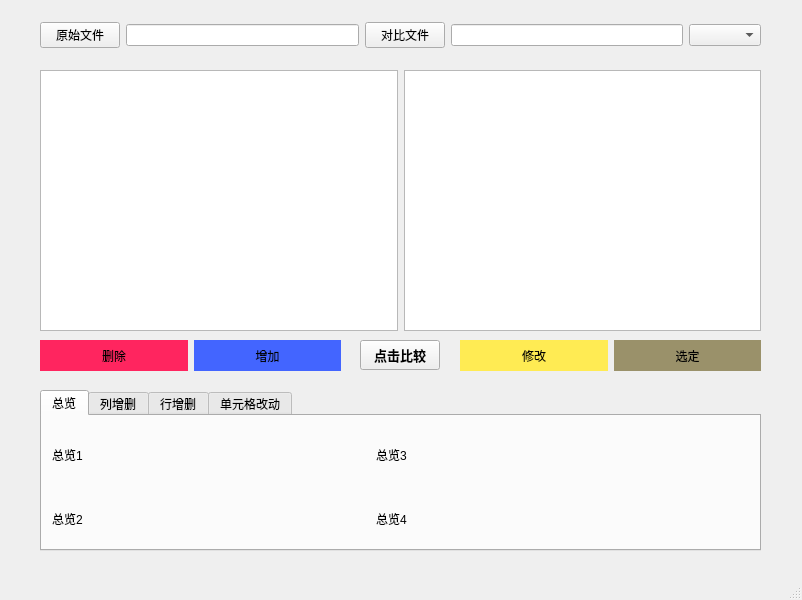
<?xml version="1.0" encoding="UTF-8"?>
<ui version="4.0">
    <class>MainWindow</class>
    <widget class="QMainWindow" name="MainWindow">
        <property name="geometry">
            <rect>
                <x>0</x>
                <y>0</y>
                <width>802</width>
                <height>600</height>
            </rect>
        </property>
        <property name="windowTitle">
            <string>MainWindow</string>
        </property>
        <widget class="QWidget" name="centralwidget">
            <widget class="QWidget" name="horizontalLayoutWidget_4">
                <property name="geometry">
                    <rect>
                        <x>40</x>
                        <y>0</y>
                        <width>721</width>
                        <height>71</height>
                    </rect>
                </property>
                <layout class="QHBoxLayout" name="horizontalLayout_4">
                    <item>
                        <widget class="QPushButton" name="pushButton">
                            <property name="font">
                                <font>
                                    <family>微软雅黑</family>
                                    <weight>50</weight>
                                    <bold>false</bold>
                                </font>
                            </property>
                            <property name="text">
                                <string>原始文件</string>
                            </property>
                        </widget>
                    </item>
                    <item>
                        <widget class="QLineEdit" name="lineEdit"/>
                    </item>
                    <item>
                        <widget class="QPushButton" name="pushButton_2">
                            <property name="font">
                                <font>
                                    <family>微软雅黑</family>
                                    <weight>50</weight>
                                    <bold>false</bold>
                                </font>
                            </property>
                            <property name="text">
                                <string>对比文件</string>
                            </property>
                        </widget>
                    </item>
                    <item>
                        <widget class="QLineEdit" name="lineEdit_2"/>
                    </item>
                    <item>
                        <widget class="QComboBox" name="comboBox"/>
                    </item>
                </layout>
            </widget>
            <widget class="QWidget" name="horizontalLayoutWidget">
                <property name="geometry">
                    <rect>
                        <x>40</x>
                        <y>70</y>
                        <width>721</width>
                        <height>261</height>
                    </rect>
                </property>
                <layout class="QHBoxLayout" name="horizontalLayout">
                    <item>
                        <widget class="QTableWidget" name="tableWidget"/>
                    </item>
                    <item>
                        <widget class="QTableWidget" name="tableWidget_2"/>
                    </item>
                </layout>
            </widget>
            <widget class="QPushButton" name="pushButton_3">
                <property name="geometry">
                    <rect>
                        <x>360</x>
                        <y>340</y>
                        <width>80</width>
                        <height>30</height>
                    </rect>
                </property>
                <property name="font">
                    <font>
                        <family>微软雅黑</family>
                        <pointsize>10</pointsize>
                        <weight>75</weight>
                        <bold>true</bold>
                    </font>
                </property>
                <property name="text">
                    <string>点击比较</string>
                </property>
            </widget>
            <widget class="QWidget" name="horizontalLayoutWidget_2">
                <property name="geometry">
                    <rect>
                        <x>40</x>
                        <y>340</y>
                        <width>301</width>
                        <height>31</height>
                    </rect>
                </property>
                <layout class="QHBoxLayout" name="horizontalLayout_3">
                    <item>
                        <widget class="QLabel" name="label_4">
                            <property name="styleSheet">
                                <string notr="true">font: 75 12pt &quot;微软雅黑&quot;;
                                    background-color: rgb(255, 37, 95);
                                </string>
                            </property>
                            <property name="text">
                                <string>删除</string>
                            </property>
                            <property name="alignment">
                                <set>Qt::AlignCenter</set>
                            </property>
                        </widget>
                    </item>
                    <item>
                        <widget class="QLabel" name="label_3">
                            <property name="styleSheet">
                                <string notr="true">font: 75 12pt &quot;微软雅黑&quot;;
                                    background-color: rgb(67, 101, 255);
                                </string>
                            </property>
                            <property name="text">
                                <string>增加</string>
                            </property>
                            <property name="alignment">
                                <set>Qt::AlignCenter</set>
                            </property>
                        </widget>
                    </item>
                </layout>
            </widget>
            <widget class="QWidget" name="horizontalLayoutWidget_3">
                <property name="geometry">
                    <rect>
                        <x>460</x>
                        <y>340</y>
                        <width>301</width>
                        <height>31</height>
                    </rect>
                </property>
                <layout class="QHBoxLayout" name="horizontalLayout_5">
                    <item>
                        <widget class="QLabel" name="label_5">
                            <property name="styleSheet">
                                <string notr="true">font: 75 12pt &quot;微软雅黑&quot;;

                                    background-color: rgb(255, 235, 83);
                                </string>
                            </property>
                            <property name="text">
                                <string>修改</string>
                            </property>
                            <property name="alignment">
                                <set>Qt::AlignCenter</set>
                            </property>
                        </widget>
                    </item>
                    <item>
                        <widget class="QLabel" name="label_6">
                            <property name="styleSheet">
                                <string notr="true">font: 75 12pt &quot;微软雅黑&quot;;
                                    background-color: rgb(154, 145, 106);
                                </string>
                            </property>
                            <property name="text">
                                <string>选定</string>
                            </property>
                            <property name="alignment">
                                <set>Qt::AlignCenter</set>
                            </property>
                        </widget>
                    </item>
                </layout>
            </widget>
            <widget class="QTabWidget" name="tabWidget">
                <property name="geometry">
                    <rect>
                        <x>40</x>
                        <y>390</y>
                        <width>721</width>
                        <height>161</height>
                    </rect>
                </property>
                <property name="currentIndex">
                    <number>0</number>
                </property>
                <widget class="QWidget" name="tab_4">
                    <attribute name="title">
                        <string>总览</string>
                    </attribute>
                    <widget class="QWidget" name="gridLayoutWidget">
                        <property name="geometry">
                            <rect>
                                <x>10</x>
                                <y>10</y>
                                <width>641</width>
                                <height>121</height>
                            </rect>
                        </property>
                        <layout class="QGridLayout" name="gridLayout">
                            <item row="1" column="0">
                                <widget class="QLabel" name="global_label">
                                    <property name="text">
                                        <string>总览1</string>
                                    </property>
                                </widget>
                            </item>
                            <item row="2" column="0">
                                <widget class="QLabel" name="global_label_2">
                                    <property name="text">
                                        <string>总览2</string>
                                    </property>
                                </widget>
                            </item>
                            <item row="1" column="1">
                                <widget class="QLabel" name="global_label_3">
                                    <property name="text">
                                        <string>总览3</string>
                                    </property>
                                </widget>
                            </item>
                            <item row="2" column="1">
                                <widget class="QLabel" name="global_label_4">
                                    <property name="text">
                                        <string>总览4</string>
                                    </property>
                                </widget>
                            </item>
                        </layout>
                    </widget>
                </widget>
                <widget class="QWidget" name="tab">
                    <attribute name="title">
                        <string>列增删</string>
                    </attribute>
                    <widget class="QTableWidget" name="tableWidget_4">
                        <property name="geometry">
                            <rect>
                                <x>0</x>
                                <y>-20</y>
                                <width>731</width>
                                <height>161</height>
                            </rect>
                        </property>
                    </widget>
                </widget>
                <widget class="QWidget" name="tab_2">
                    <attribute name="title">
                        <string>行增删</string>
                    </attribute>
                    <widget class="QTableWidget" name="tableWidget_5">
                        <property name="geometry">
                            <rect>
                                <x>0</x>
                                <y>-20</y>
                                <width>731</width>
                                <height>161</height>
                            </rect>
                        </property>
                    </widget>
                </widget>
                <widget class="QWidget" name="tab_3">
                    <attribute name="title">
                        <string>单元格改动</string>
                    </attribute>
                    <widget class="QTableWidget" name="tableWidget_6">
                        <property name="geometry">
                            <rect>
                                <x>0</x>
                                <y>-20</y>
                                <width>731</width>
                                <height>161</height>
                            </rect>
                        </property>
                    </widget>
                </widget>
            </widget>
        </widget>
        <widget class="QMenuBar" name="menubar">
            <property name="geometry">
                <rect>
                    <x>0</x>
                    <y>0</y>
                    <width>802</width>
                    <height>23</height>
                </rect>
            </property>
        </widget>
        <widget class="QStatusBar" name="statusbar"/>
    </widget>
    <resources/>
    <connections/>
</ui>
